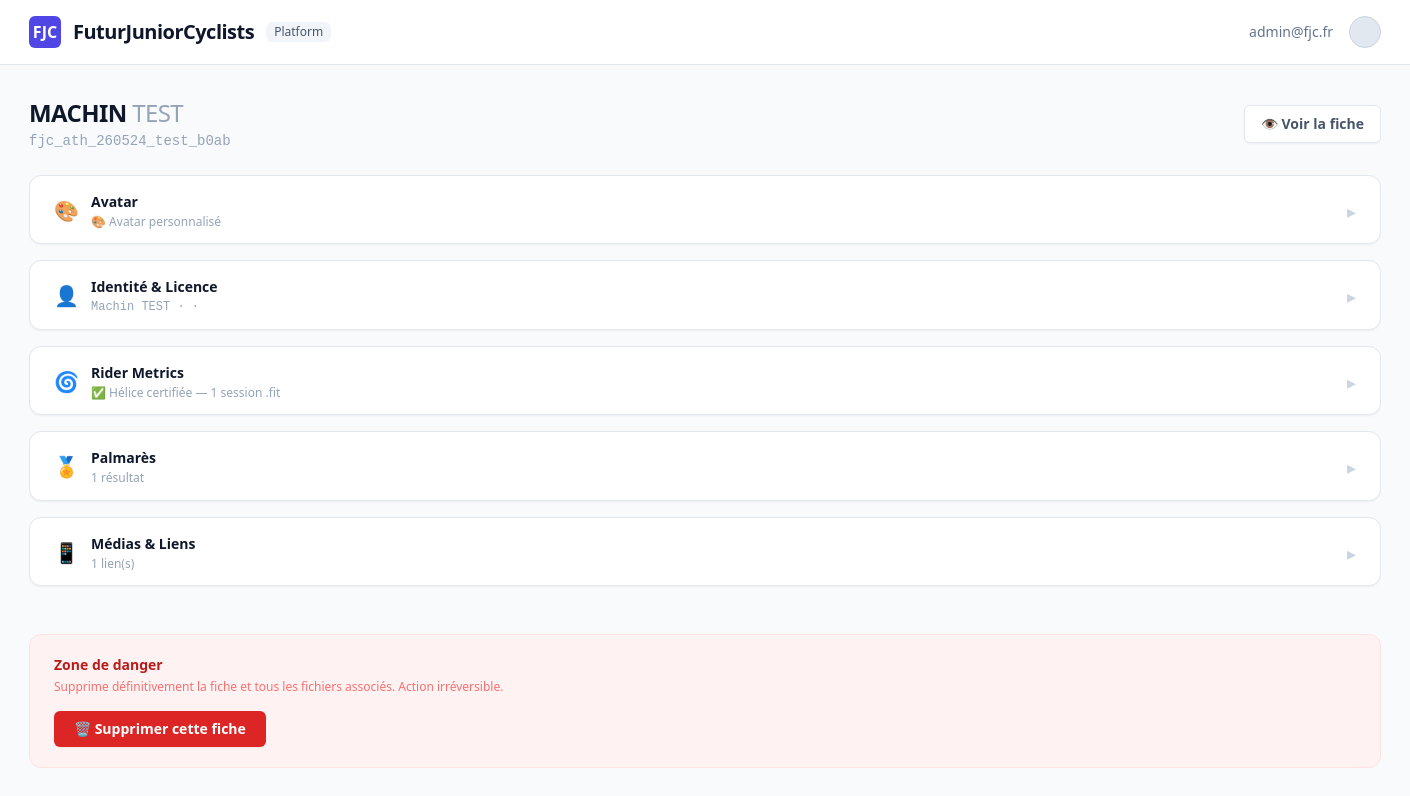
The app's page /fiche/fjc_ath_260524_test_b0ab/edit with its own data.
### data/models.py (models this page shows)
class Athlete(Base):
    __tablename__ = "athletes"
    id = Column(String, primary_key=True, index=True) # ex: fjc_ath_260519_dupo
    nom = Column(String, index=True, nullable=False)
    prenom = Column(String, nullable=False)
    date_naissance = Column(String, nullable=False)
    sexe = Column(String(1), index=True, nullable=False) # 'M' ou 'F'
    junior_horizon = Column(Integer, index=True, nullable=False)
    nationalite = Column(String(2), index=True, default="FR")
    photo_status = Column(String, default="PENDING")
    status = Column(String, default="PUBLIC")  # Valeurs : PUBLIC, HIDDEN
    transfer_token = Column(String, nullable=True)
    created_at = Column(DateTime, default=datetime.datetime.now)
    owners = relationship("User", secondary=athlete_owners, back_populates="athletes")
    uci_id_data = Column(JSON, nullable=False)
    palmares = Column(JSON, default=list)
    donnees_performance = Column(JSON, default=dict)
    medias = Column(JSON, default=dict)
    partenaires = Column(JSON, default=list)

### app.py (the view)
@app.route("/fiche/<athlete_id>/edit")
def fiche_edit(athlete_id):
    db = SessionLocal()
    try:
        ath = get_athlete_or_404(db, athlete_id)
        if not ath:
            return redirect(url_for("fiches_list"))
        athlete = athlete_to_dict(ath)
    finally:
        db.close()
    return render_template("fiche_edit.html",
                           athlete=athlete,
                           current_user_email=OWNER_EMAIL)

### app.py (called while the page is built)
def get_athlete_or_404(db, athlete_id: str):
    ath = db.query(Athlete).filter(Athlete.id == athlete_id).first()
    if not ath:
        flash("❌ Fiche introuvable.", "error")
    return ath

### web/templates/fiche_edit.html (shortened to what this page needs)
{% extends "base.html" %}
{% block content %}
<div class="mb-6 flex items-center justify-between">
  <div>
    <h1 class="text-2xl font-black uppercase tracking-tight text-slate-900">
      {{ athlete.prenom }} <span class="text-slate-400 font-light">{{ athlete.nom }}</span>
    </h1>
    <p class="text-sm text-slate-400 font-mono mt-0.5">{{ athlete.id }}</p>
  </div>
  <a href="/fiche/{{ athlete.id }}"
     class="flex items-center gap-2 rounded-md border border-slate-200 bg-white px-4 py-2 text-sm font-semibold text-slate-600 shadow-sm hover:bg-slate-50 transition-colors">
    👁 Voir la fiche
  </a>
</div>
<div class="mb-4 rounded-xl border border-slate-200 bg-white shadow-sm overflow-hidden">
  <button onclick="toggle('bloc-avatar')"
          class="w-full flex items-center justify-between px-6 py-4 hover:bg-slate-50 transition-colors">
    <div class="flex items-center gap-3">
      <span class="text-xl">🎨</span>
      <div class="text-left">
        <div class="text-sm font-bold text-slate-900">Avatar</div>
        <div class="text-xs text-slate-400 mt-0.5">
          {% if athlete.photo_status == 'AVATAR' %}
            🎨 Avatar personnalisé
          {% else %}
            ⏳ Avatar en attente — gris par défaut
          {% endif %}
        </div>
      </div>
    </div>
    <span class="text-slate-300 text-lg chevron" id="chevron-avatar">▸</span>
  </button>
</div>
<div class="mb-4 rounded-xl border border-slate-200 bg-white shadow-sm overflow-hidden">
  <button onclick="toggle('bloc-identite')"
          class="w-full flex items-center justify-between px-6 py-4 hover:bg-slate-50 transition-colors">
    <div class="flex items-center gap-3">
      <span class="text-xl">👤</span>
      <div class="text-left">
        <div class="text-sm font-bold text-slate-900">Identité & Licence</div>
        <div class="text-xs text-slate-400 mt-0.5 font-mono">
          {{ athlete.prenom }} {{ athlete.nom }} ·
          {{ athlete.uci_id_data.get('federation', '—') }} ·
        </div>
      </div>
    </div>
    <span class="text-slate-300 text-lg chevron" id="chevron-identite">▸</span>
  </button>
</div>
<div class="mb-4 rounded-xl border border-slate-200 bg-white shadow-sm overflow-hidden">
  <button onclick="toggle('bloc-metrics')"
          class="w-full flex items-center justify-between px-6 py-4 hover:bg-slate-50 transition-colors">
    <div class="flex items-center gap-3">
      <span class="text-xl">🌀</span>
      <div class="text-left">
        <div class="text-sm font-bold text-slate-900">Rider Metrics</div>
        <div class="text-xs text-slate-400 mt-0.5">
          {% set nb_fit = athlete.donnees_performance.get('derniers_fichiers_fit', []) | length %}
          {% if athlete.metrics_certified %}
            ✅ Hélice certifiée — {{ nb_fit }} session{{ 's' if nb_fit > 1 else '' }} .fit
          {% elif athlete.donnees_performance.get('profil_manuel') %}
            🔵 Profil manuel — {{ athlete.donnees_performance.get('profil_manuel') }}
          {% else %}
            Aucune donnée — importer un .fit ou saisir un profil
          {% endif %}
        </div>
      </div>
    </div>
    <span class="text-slate-300 text-lg chevron" id="chevron-metrics">▸</span>
  </button>
    {% set fit_files = athlete.donnees_performance.get('derniers_fichiers_fit', []) %}
</div>
<div class="mb-4 rounded-xl border border-slate-200 bg-white shadow-sm overflow-hidden">
  <button onclick="toggle('bloc-palmares')"
          class="w-full flex items-center justify-between px-6 py-4 hover:bg-slate-50 transition-colors">
    <div class="flex items-center gap-3">
      <span class="text-xl">🏅</span>
      <div class="text-left">
        <div class="text-sm font-bold text-slate-900">Palmarès</div>
        <div class="text-xs text-slate-400 mt-0.5">
          {% set nb = athlete.palmares | length %}
          {% if nb == 0 %}Aucun résultat enregistré
          {% elif nb == 1 %}1 résultat
          {% else %}{{ nb }} résultats{% endif %}
        </div>
      </div>
    </div>
    <span class="text-slate-300 text-lg chevron" id="chevron-palmares">▸</span>
  </button>
</div>
<div class="mb-4 rounded-xl border border-slate-200 bg-white shadow-sm overflow-hidden">
  <button onclick="toggle('bloc-medias')"
          class="w-full flex items-center justify-between px-6 py-4 hover:bg-slate-50 transition-colors">
    <div class="flex items-center gap-3">
      <span class="text-xl">📱</span>
      <div class="text-left">
        <div class="text-sm font-bold text-slate-900">Médias & Liens</div>
        <div class="text-xs text-slate-400 mt-0.5">
          {% set nb_links = athlete.medias.get('links', {}) | length %}
          {% if nb_links == 0 %}Aucun lien enregistré
          {% else %}{{ nb_links }} lien(s){% endif %}
        </div>
      </div>
    </div>
    <span class="text-slate-300 text-lg chevron" id="chevron-medias">▸</span>
  </button>
    {% set links = athlete.medias.get('links', {}) %}
</div>
<div class="mt-8 rounded-xl border border-red-100 bg-red-50 px-6 py-5">
  <p class="text-sm font-bold text-red-700 mb-1">Zone de danger</p>
  <p class="text-xs text-red-400 mb-4">
    Supprime définitivement la fiche et tous les fichiers associés. Action irréversible.
  </p>
  <form method="POST" action="/fiche/{{ athlete.id }}/supprimer"
        onsubmit="return confirm('Supprimer définitivement la fiche de {{ athlete.prenom }} {{ athlete.nom }} ?')">
    <button type="submit"
            class="rounded-md bg-red-600 px-5 py-2 text-sm font-semibold text-white shadow-sm hover:bg-red-500 transition-colors">
      🗑️ Supprimer cette fiche
    </button>
  </form>
</div>
{% endblock %}

### records on screen
Athlete: prenom "MACHIN", nom "TEST", id "fjc_ath_260524_test_b0ab", prenom "Machin"

### other values on screen
{{ current_user_email | default("admin@fjc.fr") }} "admin@fjc.fr"
{{ nb_fit }} "1"
{{ nb_links }} "1"
